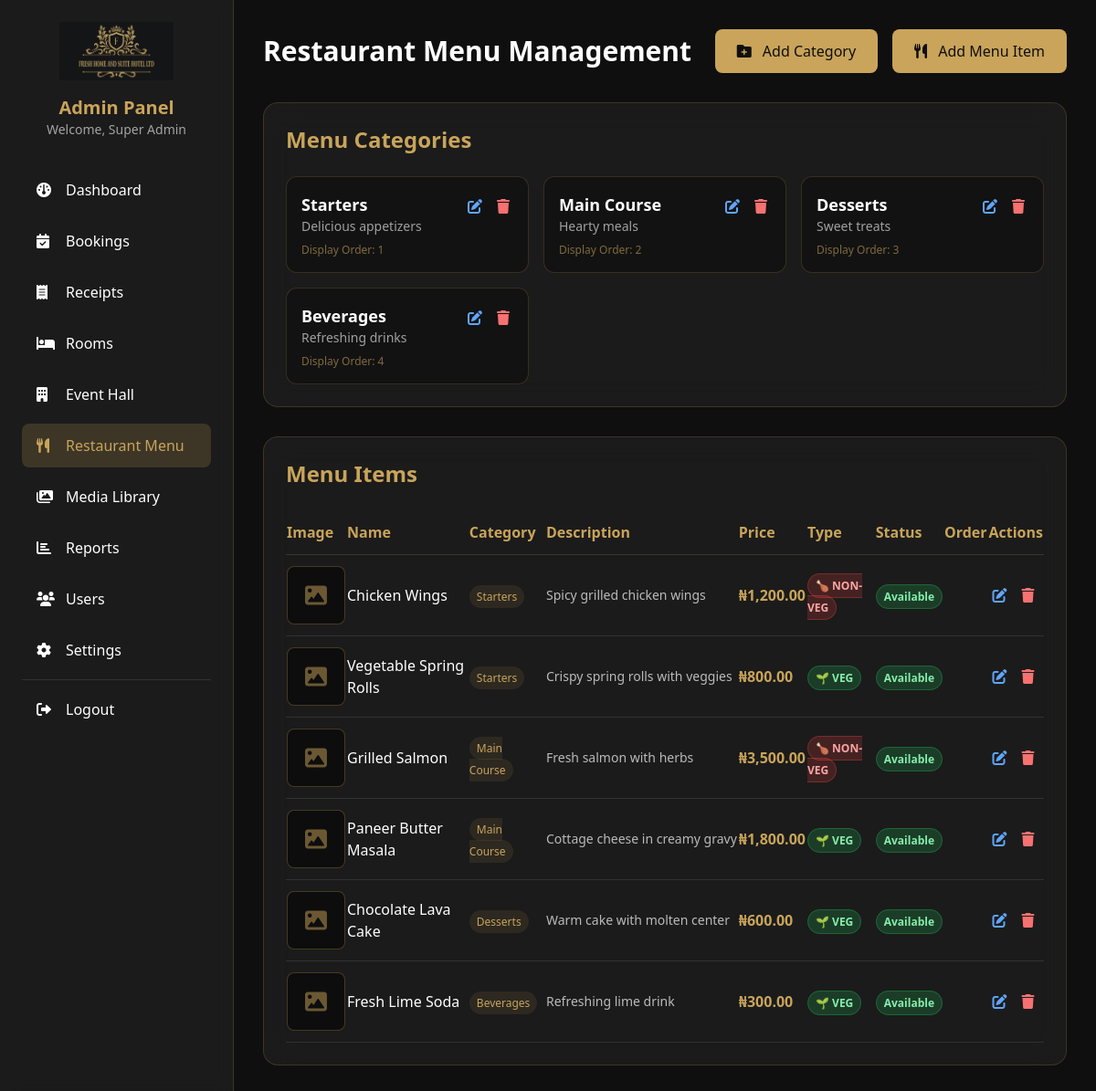
The app's page /admin/menu.php (signed in) with its own data.
### tables this page shows
CREATE TABLE food_categories (
    id INT PRIMARY KEY AUTO_INCREMENT,
    name VARCHAR(50),
    description TEXT,
    display_order INT
);

CREATE TABLE food_items (
    id INT PRIMARY KEY AUTO_INCREMENT,
    category_id INT,
    name VARCHAR(100),
    description TEXT,
    price DECIMAL(10,2),
    image_path VARCHAR(255),
    dietary_type ENUM('veg', 'non_veg', 'spicy', 'chef_special'),
    is_available BOOLEAN DEFAULT TRUE,
    display_order INT,
    FOREIGN KEY (category_id) REFERENCES food_categories(id) ON DELETE CASCADE
);

### includes/functions.php (called while the page is built, shortened)
<?php
function formatCurrency($amount) {
    return '₦' . number_format($amount, 2);
}
?>

### admin/menu.php (the view, shortened to what this page needs)
<?php
require_once '../config/config.php';
$can_edit = in_array($_SESSION['admin_role'], ['super_admin', 'kitchen']);
$stmt = $pdo->query("SELECT * FROM food_categories ORDER BY display_order");
$categories = $stmt->fetchAll();
$stmt = $pdo->query("
    SELECT fi.*, fc.name as category_name
    FROM food_items fi
    JOIN food_categories fc ON fi.category_id = fc.id
    ORDER BY fc.display_order, fi.display_order
");
$food_items = $stmt->fetchAll();
?>
<!DOCTYPE html>
<html lang="en">
<head>
    <script src="https://cdn.tailwindcss.com"></script>
    <link rel="stylesheet" href="https://cdnjs.cloudflare.com/ajax/libs/font-awesome/6.0.0-beta3/css/all.min.css">
    <link href="https://unpkg.com/aos@2.3.1/dist/aos.css" rel="stylesheet">
</head>
<body>
    <div class="flex h-screen">
        <div class="sidebar w-64 text-white p-6 overflow-y-auto">
            <div class="text-center mb-8">
                <img src="../assets/images/logo.png" alt="Logo" class="h-16 mx-auto mb-4">
                <h2 class="text-xl font-bold text-[#C9A45A]">Admin Panel</h2>
                <p class="text-sm text-white/60">Welcome, <?php echo $_SESSION['admin_name']; ?></p>
            </div>
            <nav class="space-y-2">
                <a href="dashboard.php" class="flex items-center space-x-3 px-4 py-3 rounded-lg hover:bg-[#C9A45A]/10 hover:text-[#C9A45A] transition">
                    <i class="fas fa-dashboard w-5"></i>
                    <span>Dashboard</span>
                </a>
                <a href="bookings.php" class="flex items-center space-x-3 px-4 py-3 rounded-lg hover:bg-[#C9A45A]/10 hover:text-[#C9A45A] transition">
                    <i class="fas fa-calendar-check w-5"></i>
                    <span>Bookings</span>
                </a>
                <a href="receipts.php" class="flex items-center space-x-3 px-4 py-3 rounded-lg hover:bg-[#C9A45A]/10 hover:text-[#C9A45A] transition">
                    <i class="fas fa-receipt w-5"></i>
                    <span>Receipts</span>
                </a>
                <a href="rooms.php" class="flex items-center space-x-3 px-4 py-3 rounded-lg hover:bg-[#C9A45A]/10 hover:text-[#C9A45A] transition">
                    <i class="fas fa-bed w-5"></i>
                    <span>Rooms</span>
                </a>
                <a href="hall.php" class="flex items-center space-x-3 px-4 py-3 rounded-lg hover:bg-[#C9A45A]/10 hover:text-[#C9A45A] transition">
                    <i class="fas fa-building w-5"></i>
                    <span>Event Hall</span>
                </a>
                <a href="menu.php" class="flex items-center space-x-3 px-4 py-3 rounded-lg bg-[#C9A45A]/20 text-[#C9A45A]">
                    <i class="fas fa-utensils w-5"></i>
                    <span>Restaurant Menu</span>
                </a>
                <a href="media.php" class="flex items-center space-x-3 px-4 py-3 rounded-lg hover:bg-[#C9A45A]/10 hover:text-[#C9A45A] transition">
                    <i class="fas fa-images w-5"></i>
                    <span>Media Library</span>
                </a>
                <a href="reports.php" class="flex items-center space-x-3 px-4 py-3 rounded-lg hover:bg-[#C9A45A]/10 hover:text-[#C9A45A] transition">
                    <i class="fas fa-chart-bar w-5"></i>
                    <span>Reports</span>
                </a>
                <a href="users.php" class="flex items-center space-x-3 px-4 py-3 rounded-lg hover:bg-[#C9A45A]/10 hover:text-[#C9A45A] transition">
                    <i class="fas fa-users w-5"></i>
                    <span>Users</span>
                </a>
                <a href="settings.php" class="flex items-center space-x-3 px-4 py-3 rounded-lg hover:bg-[#C9A45A]/10 hover:text-[#C9A45A] transition">
                    <i class="fas fa-cog w-5"></i>
                    <span>Settings</span>
                </a>
                <hr class="border-white/10 my-4">
                <a href="logout.php" class="flex items-center space-x-3 px-4 py-3 rounded-lg hover:bg-red-500/10 hover:text-red-500 transition">
                    <i class="fas fa-sign-out-alt w-5"></i>
                    <span>Logout</span>
                </a>
            </nav>
        </div>
        <div class="flex-1 overflow-y-auto p-8">
            <div class="flex justify-between items-center mb-8">
                <h1 class="text-3xl font-bold text-white">Restaurant Menu Management</h1>
                <?php if($can_edit): ?>
                <div class="flex gap-4">
                    <button onclick="showCategoryModal()"
                            class="bg-[#C9A45A] text-[#0F0F0F] px-6 py-3 rounded-lg hover:bg-[#A8843F] transition font-medium">
                        <i class="fas fa-folder-plus mr-2"></i> Add Category
                    </button>
                    <button onclick="showItemModal()"
                            class="bg-[#C9A45A] text-[#0F0F0F] px-6 py-3 rounded-lg hover:bg-[#A8843F] transition font-medium">
                        <i class="fas fa-utensils mr-2"></i> Add Menu Item
                    </button>
                </div>
                <?php endif; ?>
            </div>
            <div class="bg-white/5 backdrop-blur-lg border border-[#C9A45A]/20 rounded-2xl p-6 mb-8">
                <h2 class="text-2xl font-bold text-[#C9A45A] mb-6">Menu Categories</h2>
                <div class="grid grid-cols-1 md:grid-cols-2 lg:grid-cols-3 gap-4">
                    <?php foreach($categories as $category): ?>
                    <div class="bg-black/30 border border-[#C9A45A]/20 rounded-xl p-4 hover:border-[#C9A45A] transition">
                        <div class="flex justify-between items-start">
                            <div>
                                <h3 class="text-white font-bold text-lg"><?php echo htmlspecialchars($category['name']); ?></h3>
                                <p class="text-white/60 text-sm"><?php echo htmlspecialchars($category['description']); ?></p>
                                <p class="text-[#C9A45A]/60 text-xs mt-2">Display Order: <?php echo $category['display_order']; ?></p>
                            </div>
                            <?php if($can_edit): ?>
                            <div class="flex gap-2">
                                <button onclick="showEditCategoryModal(<?php echo htmlspecialchars(json_encode($category)); ?>)"
                                        class="text-blue-400 hover:text-blue-300 p-1" title="Edit Category">
                                    <i class="fas fa-edit"></i>
                                </button>
                                <button onclick="showDeleteCategoryModal(<?php echo $category['id']; ?>)"
                                        class="text-red-400 hover:text-red-300 p-1" title="Delete Category">
                                    <i class="fas fa-trash"></i>
                                </button>
                            </div>
                            <?php endif; ?>
                        </div>
                    </div>
                    <?php endforeach; ?>
                </div>
            </div>
            <div class="bg-white/5 backdrop-blur-lg border border-[#C9A45A]/20 rounded-2xl p-6">
                <h2 class="text-2xl font-bold text-[#C9A45A] mb-6">Menu Items</h2>
                <div class="overflow-x-auto">
                    <table class="w-full text-white">
                        <thead>
                            <tr class="border-b border-[#C9A45A]/20">
                                <th class="text-left py-3 text-[#C9A45A]">Image</th>
                                <th class="text-left py-3 text-[#C9A45A]">Name</th>
                                <th class="text-left py-3 text-[#C9A45A]">Category</th>
                                <th class="text-left py-3 text-[#C9A45A]">Description</th>
                                <th class="text-left py-3 text-[#C9A45A]">Price</th>
                                <th class="text-left py-3 text-[#C9A45A]">Type</th>
                                <th class="text-left py-3 text-[#C9A45A]">Status</th>
                                <th class="text-left py-3 text-[#C9A45A]">Order</th>
                                <?php if($can_edit): ?>
                                <th class="text-left py-3 text-[#C9A45A]">Actions</th>
                                <?php endif; ?>
                            </tr>
                        </thead>
                        <tbody>
                            <?php foreach($food_items as $item):
                                $display_image = null;
                            ?>
                            <tr class="border-b border-white/10 hover:bg-white/5">
                                <td class="py-3">
                                    <?php if ($display_image): ?>
                                    <div class="relative group">
                                        <img src="<?php echo $display_image; ?>" alt="<?php echo htmlspecialchars($item['name']); ?>"
                                             class="w-16 h-16 object-cover rounded-lg border-2 border-[#C9A45A]"
                                             onerror="this.onerror=null; this.src='../assets/images/no-image.jpg';">
                                        <?php if($can_edit): ?>
                                        <div class="absolute inset-0 bg-black/70 opacity-0 group-hover:opacity-100 transition flex items-center justify-center gap-1 rounded-lg">
                                            <button onclick="showImageUploadModal(<?php echo $item['id']; ?>, '<?php echo htmlspecialchars(addslashes($item['name'])); ?>')"
                                                    class="bg-blue-500 text-white p-1 rounded-full hover:bg-blue-600 text-xs" title="Upload Image">
                                                <i class="fas fa-upload"></i>
                                            </button>
                                            <button onclick="deleteItemImage(<?php echo $item['id']; ?>)"
                                                    class="bg-red-500 text-white p-1 rounded-full hover:bg-red-600 text-xs" title="Delete Image">
                                                <i class="fas fa-trash"></i>
                                            </button>
                                        </div>
                                        <?php endif; ?>
                                    </div>
                                    <?php else: ?>
                                    <div class="relative group">
                                        <div class="w-16 h-16 bg-black/50 border border-[#C9A45A]/30 rounded-lg flex items-center justify-center">
                                        </div>
                                    </div>
                                    <?php endif; ?>
                                </td>
                                <td class="py-3 font-medium"><?php echo htmlspecialchars($item['name']); ?></td>
                                <td class="py-3">
                                    <span class="px-2 py-1 bg-[#C9A45A]/10 text-[#C9A45A] rounded-full text-xs">
                                        <?php echo $item['category_name']; ?>
                                    </span>
                                </td>
                                <td class="py-3 max-w-xs">
                                    <p class="text-white/70 text-sm truncate"><?php echo htmlspecialchars($item['description']); ?></p>
                                </td>
                                <td class="py-3 text-[#C9A45A] font-bold"><?php echo formatCurrency($item['price']); ?></td>
                                <td class="py-3">
                                    <span class="px-2 py-1 rounded-full text-xs font-semibold
                                        <?php
                                        switch($item['dietary_type']) {
                                            case 'veg':
                                                echo 'bg-green-500/20 text-green-300 border border-green-500/30';
                                                break;
                                            case 'non_veg':
                                                echo 'bg-red-500/20 text-red-300 border border-red-500/30';
                                                break;
                                        }
                                        ?>">
                                        <?php
                                        if($item['dietary_type'] == 'veg') echo '🌱 VEG';
                                        elseif($item['dietary_type'] == 'non_veg') echo '🍗 NON-VEG';
                                        elseif($item['dietary_type'] == 'spicy') echo '🌶️ SPICY';
                                        elseif($item['dietary_type'] == 'chef_special') echo '👨‍🍳 SPECIAL';
                                        else echo 'NEW';
                                        ?>
                                    </span>
                                </td>
                                <td class="py-3">
                                    <span class="px-2 py-1 rounded-full text-xs font-semibold <?php echo $item['is_available'] ? 'bg-green-500/20 text-green-300 border border-green-500/30' : 'bg-red-500/20 text-red-300 border border-red-500/30'; ?>">
                                        <?php echo $item['is_available'] ? 'Available' : 'Out of Stock'; ?>
                                    </span>
                                </td>
                                <td class="py-3 text-white/60"><?php echo $item['display_order']; ?></td>
                                <?php if($can_edit): ?>
                                <td class="py-3">
                                    <div class="flex gap-2">
                                        <button onclick="showEditItemModal(<?php echo htmlspecialchars(json_encode($item)); ?>)"
                                                class="text-blue-400 hover:text-blue-300 p-1" title="Edit Item">
                                            <i class="fas fa-edit"></i>
                                        </button>
                                        <button onclick="showDeleteItemModal(<?php echo $item['id']; ?>)"
                                                class="text-red-400 hover:text-red-300 p-1" title="Delete Item">
                                            <i class="fas fa-trash"></i>
                                        </button>
                                    </div>
                                </td>
                                <?php endif; ?>
                            </tr>
                            <?php endforeach; ?>
                        </tbody>
                    </table>
                </div>
            </div>
        </div>
    </div>
</body>
</html>

### admin/menu.php (style rules this page uses)
body { background: #0F0F0F; min-height: 100vh; }
.sidebar { background: rgba(255, 255, 255, 0.05); backdrop-filter: blur(10px); border-right: 1px solid rgba(201, 164, 90, 0.2); }

### records on screen
food_categories: name "Starters", description "Delicious appetizers", display_order "1"
food_categories: name "Main Course", description "Hearty meals", display_order "2"
food_categories: name "Desserts", description "Sweet treats", display_order "3"
food_categories: name "Beverages", description "Refreshing drinks", display_order "4"
food_items: name "Chicken Wings", category.name "Starters", description "Spicy grilled chicken wings", price "₦1,200.00", dietary_type "🍗 NON-VEG", is_available "Available"
food_items: name "Vegetable Spring Rolls", category.name "Starters", description "Crispy spring rolls with veggies", price "₦800.00", dietary_type "🌱 VEG", is_available "Available"
food_items: name "Grilled Salmon", category.name "Main Course", description "Fresh salmon with herbs", price "₦3,500.00", dietary_type "🍗 NON-VEG", is_available "Available"
food_items: name "Paneer Butter Masala", category.name "Main Course", description "Cottage cheese in creamy gravy", price "₦1,800.00", dietary_type "🌱 VEG", is_available "Available"
food_items: name "Chocolate Lava Cake", category.name "Desserts", description "Warm cake with molten center", price "₦600.00", dietary_type "🌱 VEG", is_available "Available"
food_items: name "Fresh Lime Soda", category.name "Beverages", description "Refreshing lime drink", price "₦300.00", dietary_type "🌱 VEG", is_available "Available"

### other values on screen
$_SESSION['admin_name'] "Super Admin"
